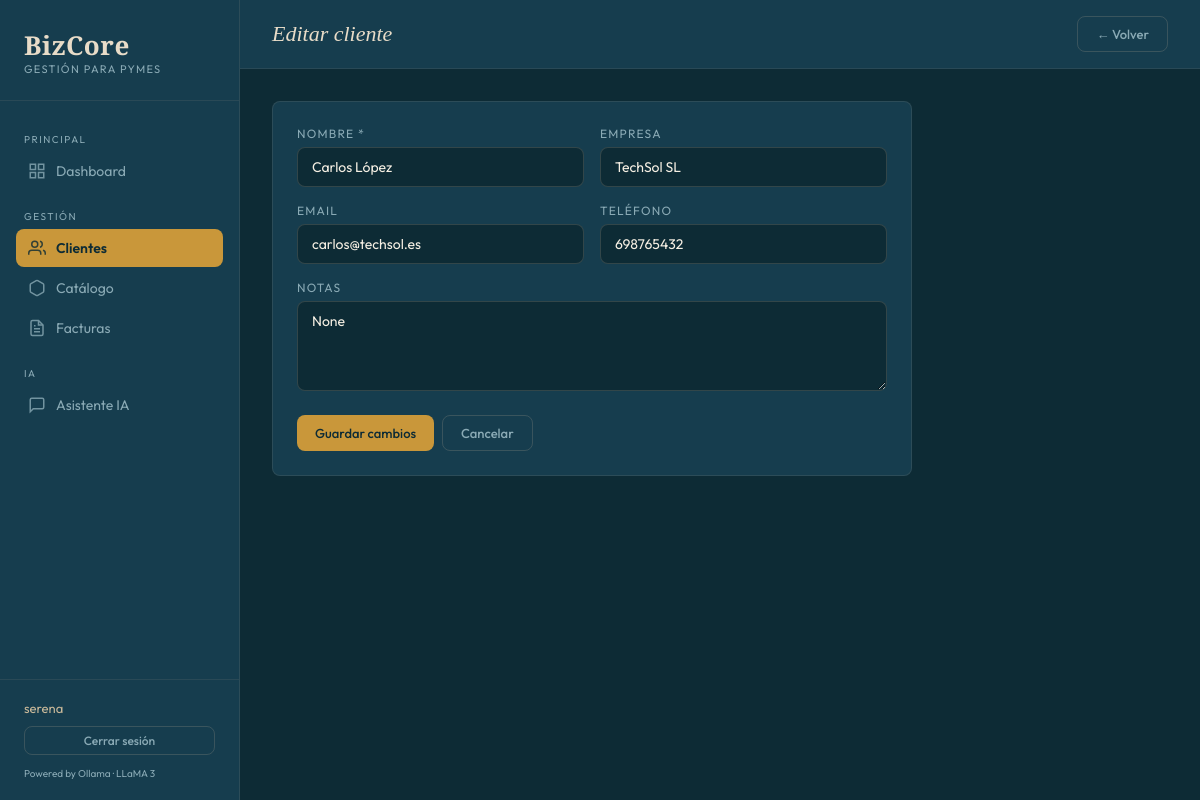
Page /clientes/2/editar (signed in) on the committed database.
### models.py (models this page shows)
class Cliente(db.Model):
    id = db.Column(db.Integer, primary_key=True)
    nombre = db.Column(db.String(120), nullable=False)
    email = db.Column(db.String(120), unique=True)
    telefono = db.Column(db.String(20))
    empresa = db.Column(db.String(120))
    notas = db.Column(db.Text)
    created_at = db.Column(db.DateTime, default=datetime.utcnow)
    facturas = db.relationship('Factura', backref='cliente', lazy=True)

### app.py (the view, shortened to what this page needs)
@app.route('/clientes/<int:id>/editar', methods=['GET', 'POST'])
@login_required
def editar_cliente(id):
    c = Cliente.query.get_or_404(id)
    return render_template('cliente_form.html', cliente=c)

### app.py (called while the page is built)
def login_required(f):
    @wraps(f)
    def decorated(*args, **kwargs):
        if 'user_id' not in session:
            return redirect(url_for('login'))
        return f(*args, **kwargs)
    return decorated

### templates/cliente_form.html (shortened to what this page needs)
{% extends "base.html" %}
{% block page_title %}{{ 'Editar cliente' if cliente else 'Nuevo cliente' }}{% endblock %}
{% block topbar_actions %}
  <a href="{{ url_for('clientes') }}" class="btn btn-ghost">← Volver</a>
{% endblock %}
{% block content %}
<div class="card" style="max-width: 640px;">
  <form method="POST">
    <div class="form-grid mb-6">
      <div class="form-group">
        <label>Nombre *</label>
        <input type="text" name="nombre" value="{{ cliente.nombre if cliente else '' }}" required>
      </div>
      <div class="form-group">
        <label>Empresa</label>
        <input type="text" name="empresa" value="{{ cliente.empresa if cliente else '' }}">
      </div>
      <div class="form-group">
        <label>Email</label>
        <input type="email" name="email" value="{{ cliente.email if cliente else '' }}">
      </div>
      <div class="form-group">
        <label>Teléfono</label>
        <input type="text" name="telefono" value="{{ cliente.telefono if cliente else '' }}">
      </div>
      <div class="form-group full">
        <label>Notas</label>
        <textarea name="notas">{{ cliente.notas if cliente else '' }}</textarea>
      </div>
    </div>
    <div class="flex gap-2">
      <button type="submit" class="btn btn-primary">{{ 'Guardar cambios' if cliente else 'Crear cliente' }}</button>
      <a href="{{ url_for('clientes') }}" class="btn btn-ghost">Cancelar</a>
    </div>
  </form>
</div>
{% endblock %}

### static/css/main.css (style rules this page uses)
:root { --petrol: #0d2b35; --petrol-mid: #163d4e; --petrol-light: #1e5068; --sand: #e8dcc8; --sand-light: #f5efe3; --sand-dark: #c9b99a; --gold: #c9973a; --gold-light: #e8b558; --white: #faf8f4; --text-main: #f5efe3; --text-muted: #8aaab5; --text-dark: #0d2b35; --danger: #c0392b; --success: #2e7d52; --warn: #b8860b; --sidebar-w: 240px; --radius: 8px; --shadow: 0 4px 24px rgba(13,43,53,0.25); }
* { margin: 0; padding: 0; box-sizing: border-box; }
body { font-family: 'Outfit', sans-serif; background: var(--petrol); color: var(--text-main); min-height: 100vh; display: flex; }
.card { background: var(--petrol-mid); border: 1px solid rgba(201,179,154,0.12); border-radius: var(--radius); padding: 24px; }
.btn { display: inline-flex; align-items: center; gap: 6px; padding: 9px 18px; border-radius: var(--radius); font-family: 'Outfit', sans-serif; font-size: 13px; font-weight: 500; cursor: pointer; border: none; text-decoration: none; transition: all 0.2s; }
.btn-primary { background: var(--gold); color: var(--petrol); }
.btn-ghost { background: transparent; color: var(--text-muted); border: 1px solid rgba(201,179,154,0.2); }
.form-grid { display: grid; grid-template-columns: 1fr 1fr; gap: 16px; }
.form-group { display: flex; flex-direction: column; gap: 6px; }
.form-group.full { grid-column: 1 / -1; }
label { font-size: 12px; text-transform: uppercase; letter-spacing: 0.1em; color: var(--text-muted); }
input, select, textarea { background: var(--petrol); border: 1px solid rgba(201,179,154,0.2); border-radius: var(--radius); color: var(--sand-light); font-family: 'Outfit', sans-serif; font-size: 14px; padding: 10px 14px; transition: border-color 0.2s; outline: none; }
textarea { resize: vertical; min-height: 90px; }
.flex { display: flex; }
.gap-2 { gap: 8px; }
.mb-6 { margin-bottom: 24px; }

### rows in the picture
Cliente: nombre "Carlos López", empresa "TechSol SL", email "carlos@techsol.es", telefono "698765432", notas "None"

### other values in the picture
{{ session.get('user_nombre', '') }} "serena"
{{ 'Editar cliente' if cliente else 'Nuevo cliente' }} "Editar cliente"
{{ 'Guardar cambios' if cliente else 'Crear cliente' }} "Guardar cambios"
